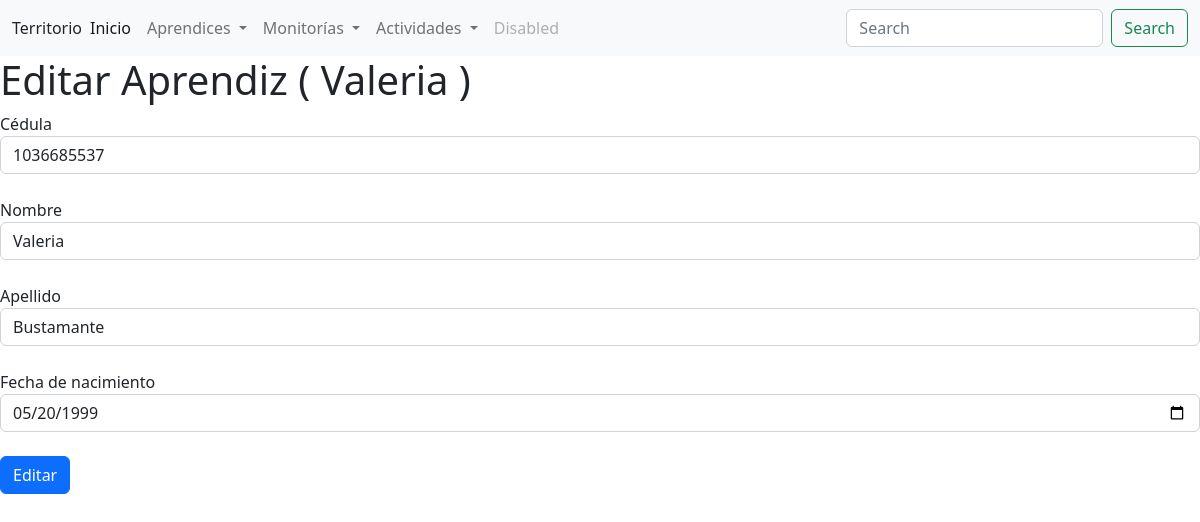
/territorio/aprendiz-editar/1, run on an earlier commit of the app's database.
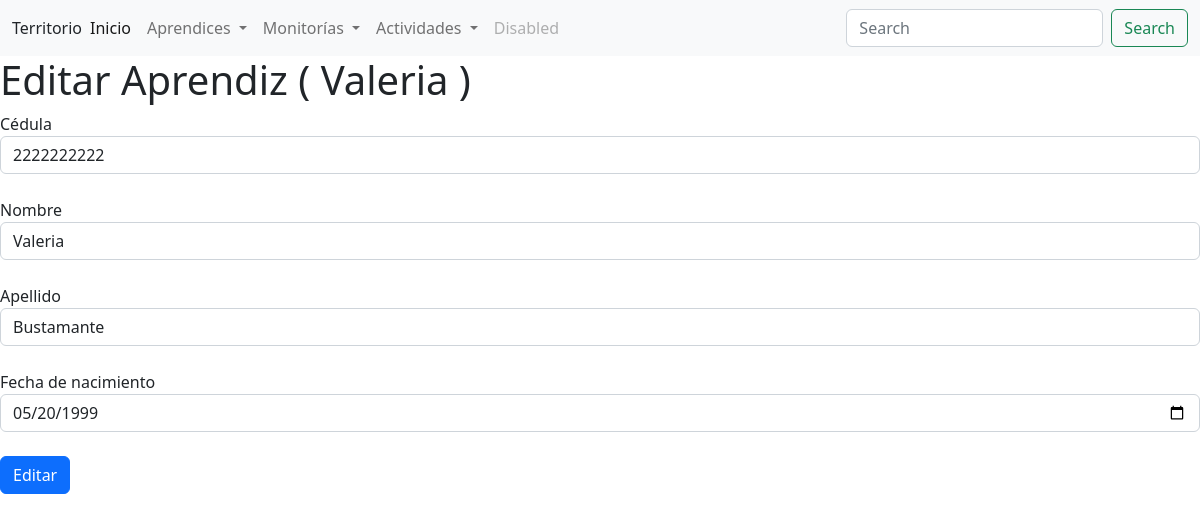
And on a later commit of the database.
### territorio/models.py (models this page shows, shortened)
class Aprendiz(models.Model):
    nombre = models.CharField(max_length=200)
    apellido = models.CharField(max_length=200)
    cedula = models.IntegerField()
    fecha_nacimiento = models.DateField()#Si no quiero valores por defecto, hago la migración, y le doy 1, y le pongo una fecha por defecto temporal

### territorio/views.py (the view)
# urls.py: path('aprendiz-editar/<int:id>', views.editarAprendiz, name='aprendiz-editar'),
def editarAprendiz(request, id):
    a = Aprendiz.objects.get(pk = id)
    contexto = {"datos": a}
    return render(request, 'territorio/aprendiz/editar_aprendiz.html', contexto)

### territorio/templates/territorio/aprendiz/editar_aprendiz.html (shortened to what this page needs)
{% extends 'territorio/base.html' %}
{% block body %}
<h1>Editar Aprendiz ( {{ datos.nombre }} )</h1>
<form action="{% url 'territorio:aprendiz-actualizar' %}" method="post">
    <label for="cedula">Cédula</label>
    <input  class="form-control" type="number" name="cedula" value="{{ datos.cedula }}"><br>
    <label for="nombre">Nombre</label>
    <input class="form-control" type="text" name="nombre" value="{{ datos.nombre }}"><br>
    <label for="apellido">Apellido</label>
    <input class="form-control" type="text" name="apellido" value="{{ datos.apellido }}"><br>
    <label for="fecha_nacimiento">Fecha de nacimiento</label>
    <input class="form-control" type="date" name="fecha_nacimiento" value="{{ datos.fecha_nacimiento|date:'Y-m-d' }}"><br>
    <button class="btn btn-primary" type="submit">Editar</button>
</form>
{% endblock %}

What changed in the data, as far as the page shows it:
changed Aprendiz "Valeria": cedula "1036685537" → "2222222222"
